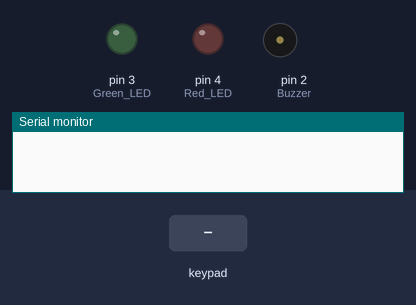
Simulated run of this sketch. Board: Arduino Uno, built with avr-gcc and run on an emulated ATmega328P. Parts: output pins drawn as LEDs (lit = HIGH), buzzer (waves = sounding, pin HIGH), the last lines printed to the serial monitor. The inputs (shaded band) are chosen by the test bench.

Above: at 1.2 s.
1.3 s: key '.' pressed
At 2.2 s:
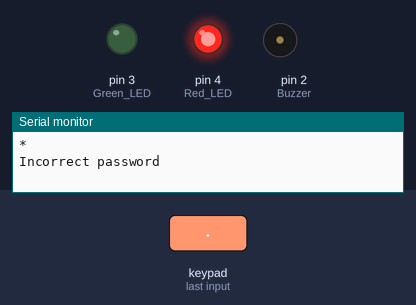
3.9 s: keypad keys A 1 B 2 C 3 pressed 0.4 s apart
At 4.35 s:
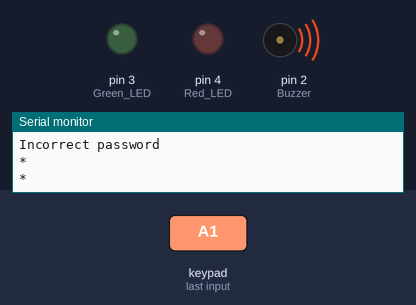
7.8 s: key '.' pressed
At 8.7 s:
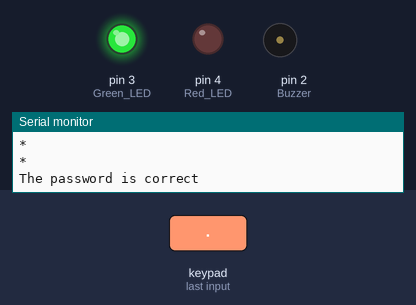
Timing chart, 0 to 10.8 s (numbered marks = the images above; inputs shaded):
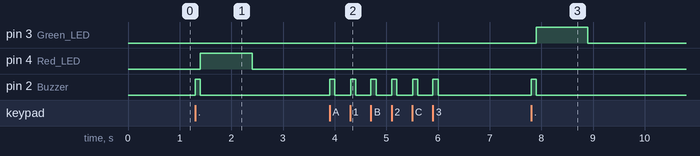

Measured:
- after the input at 1.3 s, pin 4 (Red_LED): LOW → HIGH after 0.10 s, → LOW 1.0 s later; pin 2 (Buzzer): LOW → HIGH at once, → LOW 0.10 s later
- after the input at 3.9 s, pin 2 (Buzzer): alternates HIGH for 0.10 s and LOW for 0.30 s, 12 changes in all, then stays LOW, starting at once
- after the input at 7.8 s, pin 3 (Green_LED): LOW → HIGH after 0.10 s, → LOW 1.0 s later; pin 2 (Buzzer): LOW → HIGH at once, → LOW 0.10 s later

The sketch:

matrix_module_password.ino
```cpp
#include <Keypad.h>

int Green_LED = 3;
int Red_LED = 4;
int Buzzer = 2;
const byte ROWS = 4;
const byte COLS = 4;

char keys[ROWS][COLS] = {
  {'1', '2', '3', '4'},
  {'5', '6', '7', '8'},
  {'9', '0', 'A', 'B'},
  {'C', 'D', '/', '.'}
};

byte rowPins[ROWS] = {10, 11, 12, 13};
byte colPins[COLS] = {9, 8, 7, 6};

Keypad keypad = Keypad(makeKeymap(keys), rowPins, colPins, ROWS, COLS);

const String password_1 = "A1B2C3";
const String password_2 = "122333";
const String password_3 = "ABC123";
String input_password;

void setup() {
  Serial.begin(9600);
  pinMode(Green_LED, OUTPUT);
  pinMode(Red_LED, OUTPUT);
  pinMode(Buzzer, OUTPUT);
  digitalWrite(Green_LED, LOW);
  digitalWrite(Red_LED, LOW);
  digitalWrite(Buzzer, LOW);

}

void loop() {
  char key = keypad.getKey();

  if (key) {
    Serial.println("*");
    digitalWrite(Buzzer, HIGH);
    delay(100);
    digitalWrite(Buzzer, LOW);

    if (key == '/') {
      input_password = "";
    } else if (key == '.') {
      if (input_password == password_1 || input_password == password_2 || input_password == password_3) {
        Serial.println("The password is correct");
        digitalWrite(Green_LED, HIGH);
        digitalWrite(Red_LED, LOW);
        delay(1000);
        digitalWrite(Green_LED, LOW);
      } else {
        Serial.println("Incorrect password");
        digitalWrite(Red_LED, HIGH);
        digitalWrite(Green_LED, LOW);
        delay(1000);
        digitalWrite(Red_LED, LOW);
      }

      input_password = "";
    } else {
      input_password += key;
    }
  }
}
```
